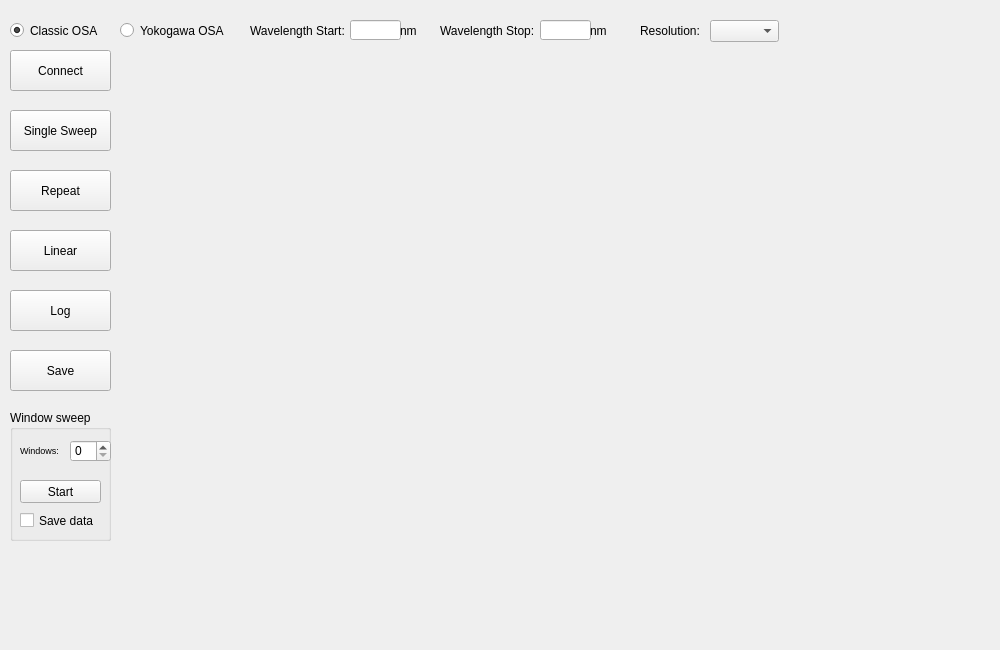
<?xml version="1.0" encoding="UTF-8"?>
<ui version="4.0">
 <class>OSAWidget</class>
 <widget class="QWidget" name="OSAWidget">
  <property name="geometry">
   <rect>
    <x>0</x>
    <y>0</y>
    <width>1000</width>
    <height>650</height>
   </rect>
  </property>
  <property name="windowTitle">
   <string>Form</string>
  </property>
  <widget class="QPushButton" name="osaSetLinButton">
   <property name="geometry">
    <rect>
     <x>10</x>
     <y>230</y>
     <width>101</width>
     <height>41</height>
    </rect>
   </property>
   <property name="text">
    <string>Linear</string>
   </property>
   <property name="shortcut">
    <string>Ctrl+I</string>
   </property>
  </widget>
  <widget class="QPushButton" name="osaSweepButton">
   <property name="geometry">
    <rect>
     <x>10</x>
     <y>110</y>
     <width>101</width>
     <height>41</height>
    </rect>
   </property>
   <property name="layoutDirection">
    <enum>Qt::LeftToRight</enum>
   </property>
   <property name="text">
    <string>Single Sweep</string>
   </property>
   <property name="shortcut">
    <string>Ctrl+A</string>
   </property>
  </widget>
  <widget class="QRadioButton" name="classicOSAButton">
   <property name="geometry">
    <rect>
     <x>10</x>
     <y>20</y>
     <width>121</width>
     <height>21</height>
    </rect>
   </property>
   <property name="text">
    <string>Classic OSA</string>
   </property>
   <property name="checked">
    <bool>true</bool>
   </property>
  </widget>
  <widget class="PlotWidget" name="plotWidget" native="true">
   <property name="geometry">
    <rect>
     <x>130</x>
     <y>50</y>
     <width>851</width>
     <height>491</height>
    </rect>
   </property>
   <property name="acceptDrops">
    <bool>false</bool>
   </property>
  </widget>
  <widget class="QPushButton" name="osaConnectButton">
   <property name="geometry">
    <rect>
     <x>10</x>
     <y>50</y>
     <width>101</width>
     <height>41</height>
    </rect>
   </property>
   <property name="text">
    <string>Connect</string>
   </property>
  </widget>
  <widget class="QPushButton" name="osaRepeatButton">
   <property name="geometry">
    <rect>
     <x>10</x>
     <y>170</y>
     <width>101</width>
     <height>41</height>
    </rect>
   </property>
   <property name="text">
    <string>Repeat</string>
   </property>
  </widget>
  <widget class="QRadioButton" name="yokoOSAButton">
   <property name="geometry">
    <rect>
     <x>120</x>
     <y>20</y>
     <width>121</width>
     <height>21</height>
    </rect>
   </property>
   <property name="text">
    <string>Yokogawa OSA</string>
   </property>
   <property name="checked">
    <bool>false</bool>
   </property>
  </widget>
  <widget class="QPushButton" name="osaSetLogButton">
   <property name="geometry">
    <rect>
     <x>10</x>
     <y>290</y>
     <width>101</width>
     <height>41</height>
    </rect>
   </property>
   <property name="text">
    <string>Log</string>
   </property>
   <property name="shortcut">
    <string>Ctrl+O</string>
   </property>
  </widget>
  <widget class="QGroupBox" name="groupBox">
   <property name="geometry">
    <rect>
     <x>10</x>
     <y>410</y>
     <width>101</width>
     <height>131</height>
    </rect>
   </property>
   <property name="title">
    <string>Window sweep</string>
   </property>
   <widget class="QSpinBox" name="numWindowsSpin">
    <property name="geometry">
     <rect>
      <x>60</x>
      <y>30</y>
      <width>41</width>
      <height>22</height>
     </rect>
    </property>
    <property name="autoFillBackground">
     <bool>false</bool>
    </property>
    <property name="readOnly">
     <bool>false</bool>
    </property>
   </widget>
   <widget class="QLabel" name="numWindowsLabel">
    <property name="geometry">
     <rect>
      <x>10</x>
      <y>30</y>
      <width>51</width>
      <height>20</height>
     </rect>
    </property>
    <property name="font">
     <font>
      <pointsize>7</pointsize>
     </font>
    </property>
    <property name="text">
     <string>Windows:</string>
    </property>
   </widget>
   <widget class="QPushButton" name="windowStartButton">
    <property name="geometry">
     <rect>
      <x>10</x>
      <y>70</y>
      <width>81</width>
      <height>23</height>
     </rect>
    </property>
    <property name="text">
     <string>Start</string>
    </property>
   </widget>
   <widget class="QCheckBox" name="saveDataCheckbox">
    <property name="geometry">
     <rect>
      <x>10</x>
      <y>100</y>
      <width>81</width>
      <height>21</height>
     </rect>
    </property>
    <property name="text">
     <string>Save data</string>
    </property>
   </widget>
  </widget>
  <widget class="QPushButton" name="osaSaveButton">
   <property name="geometry">
    <rect>
     <x>10</x>
     <y>350</y>
     <width>101</width>
     <height>41</height>
    </rect>
   </property>
   <property name="text">
    <string>Save</string>
   </property>
   <property name="shortcut">
    <string>Ctrl+S</string>
   </property>
  </widget>
  <widget class="QLineEdit" name="wavelengthStartEdit">
   <property name="geometry">
    <rect>
     <x>350</x>
     <y>20</y>
     <width>51</width>
     <height>20</height>
    </rect>
   </property>
  </widget>
  <widget class="QLabel" name="wavelengthStartLabel">
   <property name="geometry">
    <rect>
     <x>250</x>
     <y>20</y>
     <width>101</width>
     <height>21</height>
    </rect>
   </property>
   <property name="text">
    <string>Wavelength Start:</string>
   </property>
  </widget>
  <widget class="QLabel" name="wavelengthStopLabel">
   <property name="geometry">
    <rect>
     <x>440</x>
     <y>20</y>
     <width>101</width>
     <height>21</height>
    </rect>
   </property>
   <property name="text">
    <string>Wavelength Stop:</string>
   </property>
  </widget>
  <widget class="QLineEdit" name="wavelengthStopEdit">
   <property name="geometry">
    <rect>
     <x>540</x>
     <y>20</y>
     <width>51</width>
     <height>20</height>
    </rect>
   </property>
  </widget>
  <widget class="QLabel" name="label_4">
   <property name="geometry">
    <rect>
     <x>400</x>
     <y>20</y>
     <width>31</width>
     <height>21</height>
    </rect>
   </property>
   <property name="text">
    <string>nm</string>
   </property>
  </widget>
  <widget class="QLabel" name="label_5">
   <property name="geometry">
    <rect>
     <x>590</x>
     <y>20</y>
     <width>31</width>
     <height>21</height>
    </rect>
   </property>
   <property name="text">
    <string>nm</string>
   </property>
  </widget>
  <widget class="QLabel" name="resolutionLabel">
   <property name="geometry">
    <rect>
     <x>640</x>
     <y>20</y>
     <width>101</width>
     <height>21</height>
    </rect>
   </property>
   <property name="text">
    <string>Resolution:</string>
   </property>
  </widget>
  <widget class="QComboBox" name="comboBox">
   <property name="geometry">
    <rect>
     <x>710</x>
     <y>20</y>
     <width>69</width>
     <height>22</height>
    </rect>
   </property>
  </widget>
 </widget>
 <customwidgets>
  <customwidget>
   <class>PlotWidget</class>
   <extends>QWidget</extends>
   <header>pyqtgraph</header>
   <container>1</container>
  </customwidget>
 </customwidgets>
 <resources/>
 <connections/>
</ui>
